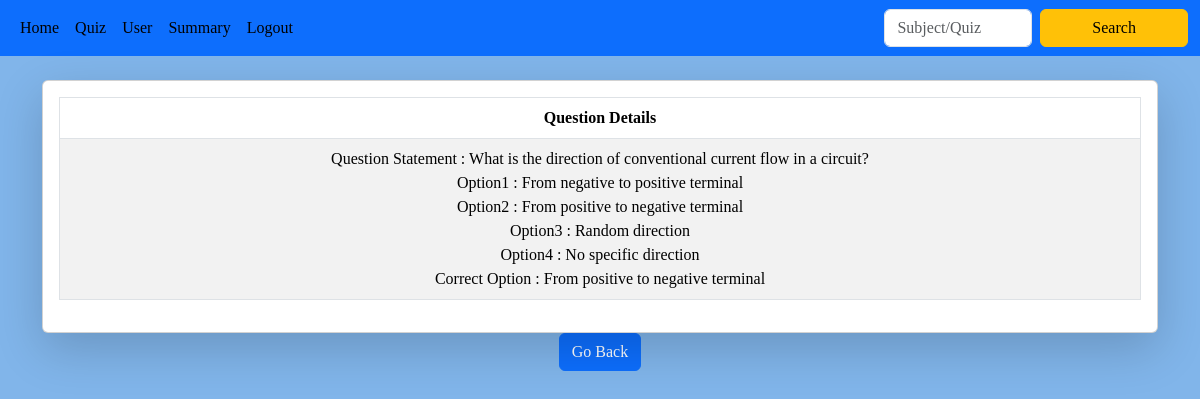
The app's page /admin_que/2/2 with its own data.
### backend/models.py (models this page shows)
class Question(db.Model):
    __tablename__ = 'question'
    id = db.Column(db.Integer, primary_key=True)
    quiz_id = db.Column(db.Integer, db.ForeignKey('quiz.id'), nullable=False, index=True)
    question_statement = db.Column(db.String(), nullable=False)
    option1 = db.Column(db.String(), nullable=False)
    option2 = db.Column(db.String(), nullable=False)
    option3 = db.Column(db.String(), nullable=False)
    option4 = db.Column(db.String(), nullable=False)
    correct_option = db.Column(db.String(), nullable=False)

### backend/controller.py (the view)
@app.route("/admin_que/<que_id>/<id>")
def que_opt(que_id,id):
    question=Question.query.filter_by(id=que_id).first()
    return render_template("admin_option.html",id=id ,question=question)

### templates/admin_option.html (shortened to what this page needs)
{% extends "admin_layout.html" %}
{% block content %}
<div class="container mt-4" style="text-align: center;">
        <div class="card shadow-lg">
                <div class="card-body">
                    <div class="table-responsive" >
                        <table class="table table-bordered table-striped" >
                            <thead class="thead-dark">
                                <tr>
                                    <th>Question Details </th>
                                </tr>
                            </thead>
                            <tbody>
                                <tr>
                                    <td>
                                        Question Statement : {{question.question_statement}} <br>
                                        Option1 : {{ question.option1 }} <br>
                                        Option2 : {{ question.option2 }} <br>
                                        Option3 : {{ question.option3 }} <br>
                                        Option4 : {{ question.option4 }} <br>
                                        Correct Option : {{ question.correct_option }}
                                    </td>
                                </tr>
                            </tbody>
                        </table>
                    </div>
                </div>
              </div>
                <a href="/admin_quiz/{{id}}" class="btn btn-primary">Go Back</a>
         </div>
{% endblock %}

### static/main.css (style rules this page uses)
body { margin: 0; padding: 0; font-family:Georgia, 'Times New Roman', Times, serif; background-color: #81b5ea; }
.table th, .table td { white-space: nowrap; }

### records on screen
Question: question_statement "What is the direction of conventional current flow in a circuit?", option1 "From negative to positive terminal", option2 "From positive to negative terminal", option3 "Random direction", option4 "No specific direction", correct_option "From positive to negative terminal"
